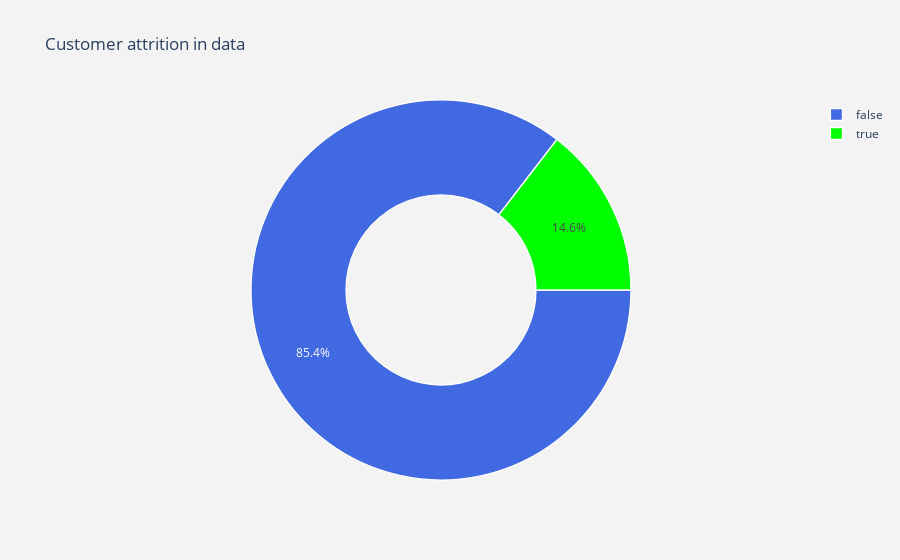

Notebook code for this chart:
### Markdown cell above
## 1.3 Checking the Churn Rate

### Code cell
import io
import plotly.offline as py#visualization
py.init_notebook_mode(connected=True)#visualization
import plotly.graph_objs as go#visualization
import plotly.tools as tls#visualization
import plotly.figure_factory as ff#visualization
import matplotlib.pyplot as plt#visualization
from PIL import  Image
%matplotlib inline
import pandas as pd
import seaborn as sns#visualization
import itertools
import warnings
warnings.filterwarnings("ignore")
#labels
lab = df["Churn"].value_counts().keys().tolist()
#values
val = df["Churn"].value_counts().values.tolist()

trace = go.Pie(labels = lab ,
               values = val ,
               marker = dict(colors =  [ 'royalblue' ,'lime'],
                             line = dict(color = "white",
                                         width =  1.3)
                            ),
               rotation = 90,
               hoverinfo = "label+value+text",
               hole = .5
              )
layout = go.Layout(dict(title = "Customer attrition in data",
                        plot_bgcolor  = "rgb(243,243,243)",
                        paper_bgcolor = "rgb(243,243,243)",
                       )
                  )

data = [trace]
fig = go.Figure(data = data,layout = layout)
py.iplot(fig)

### Figure 1 — Plotly figure (JSON) as saved in the notebook; plotly's stock layout.template omitted (floating-point values rounded to 4 significant figures)
{"data": [{"hole": 0.5, "hoverinfo": "label+value+text", "labels": [false, true], "marker": {"colors": ["royalblue", "lime"], "line": {"color": "white", "width": 1.3}}, "rotation": 90, "type": "pie", "values": [2278, 388]}], "layout": {"paper_bgcolor": "rgb(243,243,243)", "plot_bgcolor": "rgb(243,243,243)", "title": {"text": "Customer attrition in data"}}}
